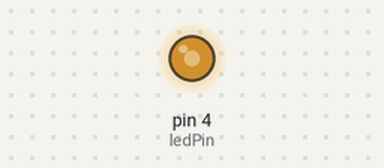
Bench run of a sketch on a simulated Arduino Uno, built with avr-gcc and run on an emulated ATmega328P. Shown: output pins drawn as LEDs (lit = HIGH).

Above: at 36.7 s.
Timing chart, 0 to 40.0 s (numbered marks = the images above):
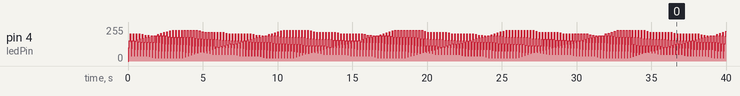

The sketch:

code-pwm3-fancyDelay.ino
```cpp
// 3️⃣ Ruční PWM s proměnnou délkou svitu (duty cycle)

const int ledPin = 4;
int duty = 20;       // počáteční jas (% z doby zapnutí)
int period = 10;     // délka jednoho cyklu v milisekundách

void setup() {
  pinMode(ledPin, OUTPUT);
}

void loop() {
  // Jeden cyklus PWM
  digitalWrite(ledPin, HIGH);
  delay(period * duty / 100);          // zapnuto po dobu duty%
  digitalWrite(ledPin, LOW);
  delay(period * (100 - duty) / 100);  // vypnuto po zbytek času

  // Plynulé zesilování a zeslabování jasu
  duty = duty + 5;
  if (duty > 100) duty = 0;
}
```
